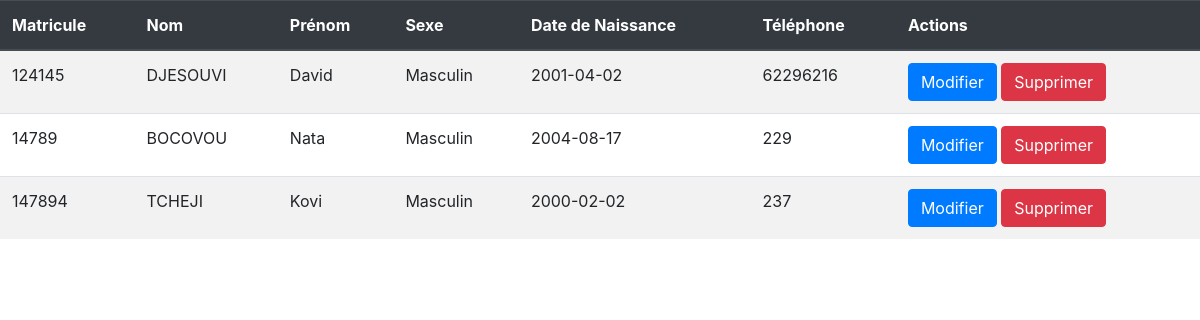
Page /afficheretudiant.php on the committed database.
### tables this page shows
CREATE TABLE `etudiant` (
  `id` int(255) NOT NULL,
  `matricule` int(80) NOT NULL,
  `nom` varchar(80) NOT NULL,
  `prenom` varchar(80) NOT NULL,
  `sexe` varchar(60) NOT NULL,
  `date_naissance` date NOT NULL,
  `telephone` int(60) NOT NULL
);

### afficheretudiant.php (the view, shortened to what this page needs)
<!DOCTYPE html>
<html lang="en">
<head>
    <link rel="stylesheet" href="https://stackpath.bootstrapcdn.com/bootstrap/4.5.2/css/bootstrap.min.css">
</head>
<body>
    <?php
    require('db.php');
    $selectSql = "SELECT * FROM etudiant";
    $selectStmt = $db->prepare($selectSql);
    $selectStmt->execute();
    $etudiants = $selectStmt->fetchAll(PDO::FETCH_OBJ);
    if ($etudiants) {
        echo '<table class="table table-striped">';
        echo '<thead class="thead-dark">';
        echo '<tr>';
        echo '<th>Matricule</th>';
        echo '<th>Nom</th>';
        echo '<th>Prénom</th>';
        echo '<th>Sexe</th>';
        echo '<th>Date de Naissance</th>';
        echo '<th>Téléphone</th>';
        echo '<th>Actions</th>';
        echo '</tr>';
        echo '</thead>';
        echo '<tbody>';
        foreach ($etudiants as $etudiant) {
            echo '<tr>';
            echo '<td>' . $etudiant->matricule . '</td>';
            echo '<td>' . $etudiant->nom . '</td>';
            echo '<td>' . $etudiant->prenom . '</td>';
            echo '<td>' . $etudiant->sexe . '</td>';
            echo '<td>' . $etudiant->date_naissance . '</td>';
            echo '<td>' . $etudiant->telephone . '</td>';
            echo '<td>';
            echo '<a href="modifier_etudiant.php?id=' . $etudiant->id . '" class="btn btn-primary">Modifier</a>';
            echo ' <a href="supprimer_etudiant.php?id=' . $etudiant->id . '" class= "btn btn-danger">Supprimer</a>';
            echo '</td>';
            echo '</tr>';
        }
        echo '</tbody>';
        echo '</table>';
    }
    ?>
</body>
</html>

### rows in the picture
etudiant: matricule "124145", nom "DJESOUVI", prenom "David", sexe "Masculin", date_naissance "2001-04-02", telephone "62296216"
etudiant: matricule "14789", nom "BOCOVOU", prenom "Nata", sexe "Masculin", date_naissance "2004-08-17", telephone "229"
etudiant: matricule "147894", nom "TCHEJI", prenom "Kovi", sexe "Masculin", date_naissance "2000-02-02", telephone "237"
